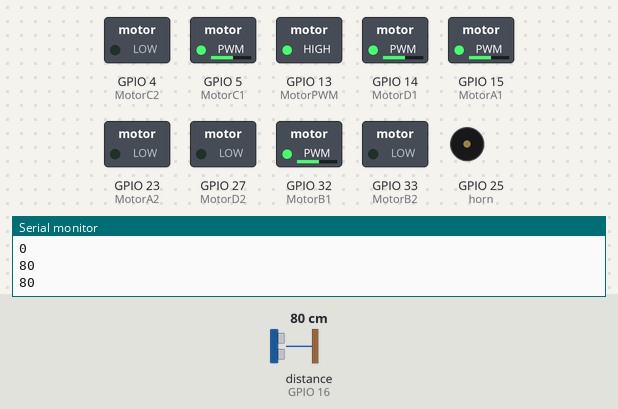
The sketch below on a simulated ESP32. Shown: switched loads named in the sketch (green lamp = pin HIGH), buzzer (waves = sounding), the last lines printed to the serial monitor. Wiring (inferred from the names in the program): ultrasonic range finder: trigger GPIO 17; echo GPIO 16. Dashed ring = blinking. The inputs (shaded band) are chosen by the test bench; at power-on: distance to the obstacle (sensor on GPIO 16) 80 cm. The echo pulse lasts 58.3 µs per cm; pins used as bus, display or sensor lines are not drawn.

Above: at 2.7 s.
2.8 s: distance to the obstacle (sensor on GPIO 16) set to 9 cm
4.8 s: distance to the obstacle (sensor on GPIO 16) set to 6 cm
At 6.8 s:
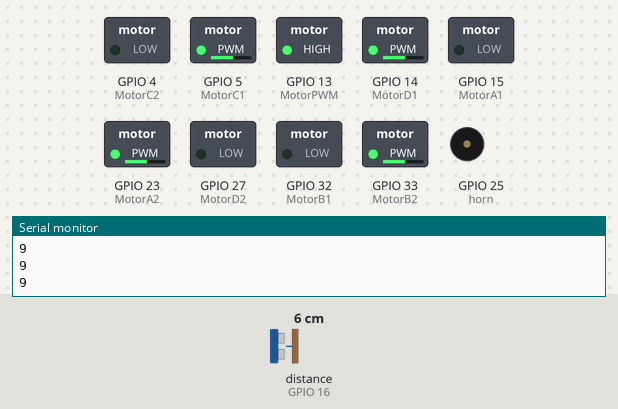
7.9 s: distance to the obstacle (sensor on GPIO 16) set to 18 cm
At 9.9 s:
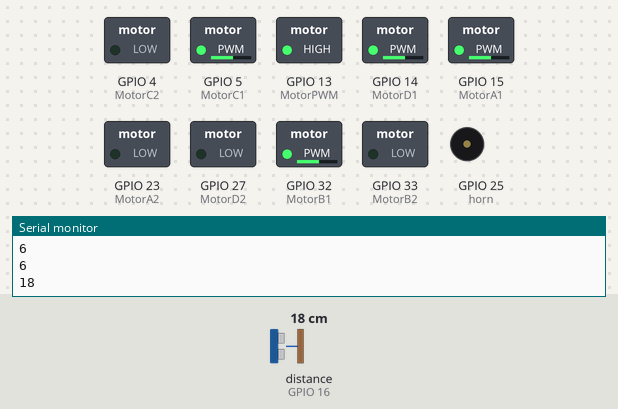
10.9 s: distance to the obstacle (sensor on GPIO 16) set to 2 cm
At 11.71 s:
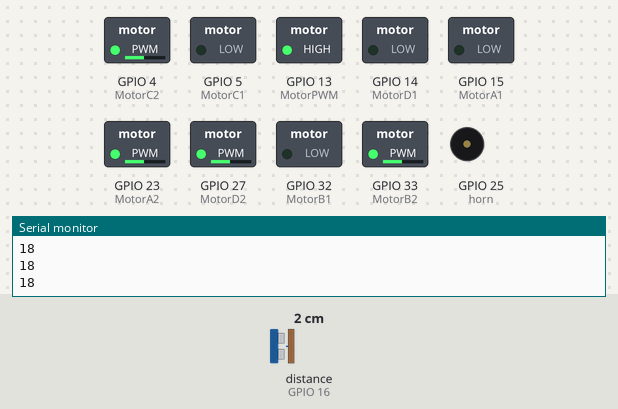
14.0 s: distance to the obstacle (sensor on GPIO 16) set to 35 cm
At 15.3 s:
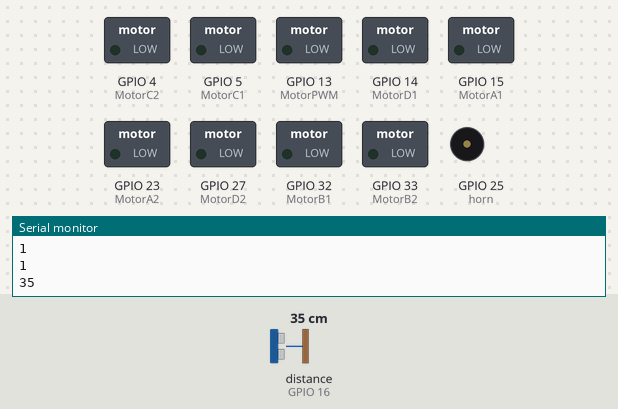
16.0 s: distance to the obstacle (sensor on GPIO 16) set to 4 cm
At 17.7 s:
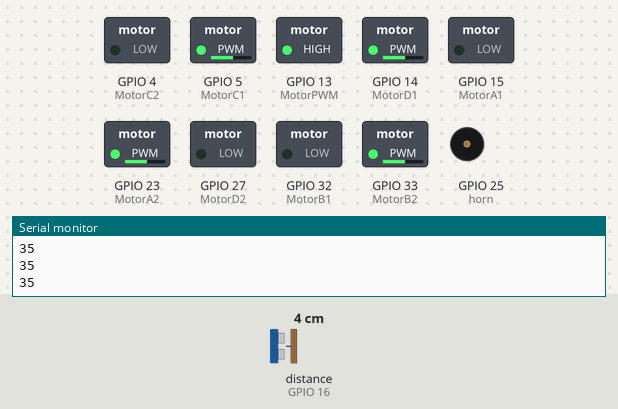
Timing chart, 0 to 20.1 s (numbered marks = the images above; inputs shaded):
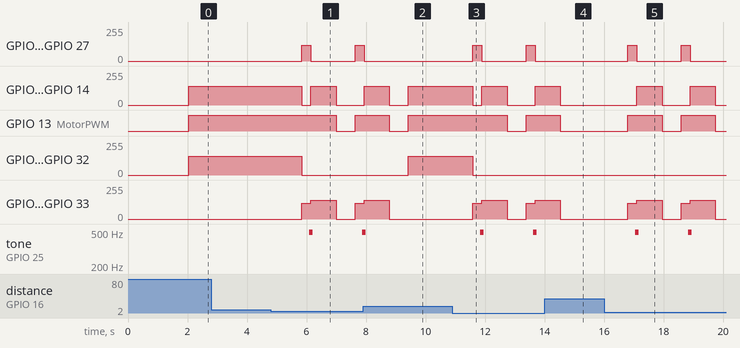

The sketch:

SonicBot.ino
```cpp
//"""REX 8in1 Sonic Bot"""
// ESP32 Board Version Must Be 2.0.11

int trigPin = 17;    // Trigger
int echoPin = 16;    // Echo
long duration, cm;

//define speed of motors
#define SLOW 120
#define MID 140
#define FAST 110

//define pins of motors
#define MotorPWM 13	//Pwm

#define MotorA1 15
#define MotorA2 23

#define MotorB1 32
#define MotorB2 33

#define MotorC1 5
#define MotorC2 4

#define MotorD1 14
#define MotorD2 27

//define buzzer pin named "horn"
#define horn 25

//setting PWM properties
const int freq = 50;
const int PWMchannel_1 = 4;
const int PWMchannel_2 = 5;
const int PWMchannel_3 = 6;
const int PWMchannel_4 = 7;
const int PWMchannel_5 = 8;
const int PWMchannel_6 = 9;
const int PWMchannel_7 = 10;
const int PWMchannel_8 = 11;

const int resolution = 8;

int turns = 0 ;

void setup() {
  Serial.begin (115200);   //make sure your Serial Monitor is also set at this baud rate.

  pinMode(trigPin, OUTPUT);
  pinMode(echoPin, INPUT);

  pinMode(horn, OUTPUT);

  pinMode(MotorPWM, OUTPUT);

  pinMode(MotorA1, OUTPUT);
  pinMode(MotorA2, OUTPUT);

  pinMode(MotorB1, OUTPUT);
  pinMode(MotorB2, OUTPUT);

  pinMode(MotorC1, OUTPUT);
  pinMode(MotorC2, OUTPUT);

  pinMode(MotorD1, OUTPUT);
  pinMode(MotorD2, OUTPUT);

  ledcSetup(PWMchannel_1, freq, resolution);
  ledcAttachPin(MotorA1, PWMchannel_1);

  ledcSetup(PWMchannel_2, freq, resolution);
  ledcAttachPin(MotorA2, PWMchannel_2);

  ledcSetup(PWMchannel_3, freq, resolution);
  ledcAttachPin(MotorB1, PWMchannel_3);

  ledcSetup(PWMchannel_4, freq, resolution);
  ledcAttachPin(MotorB2, PWMchannel_4);

  ledcSetup(PWMchannel_5, freq, resolution);
  ledcAttachPin(MotorC1, PWMchannel_5);

  ledcSetup(PWMchannel_6, freq, resolution);
  ledcAttachPin(MotorC2, PWMchannel_6);

  ledcSetup(PWMchannel_7, freq, resolution);
  ledcAttachPin(MotorD1, PWMchannel_7);

  ledcSetup(PWMchannel_8, freq, resolution);
  ledcAttachPin(MotorD2, PWMchannel_8);
  delay(1500);
}


void loop() {
  Serial.println(cm);
  distance();
  delay(500);

  if (cm < 8) {
    backward();
    rex_horn();
    left();
    stop();
    delay(100);
    turns++ ;
  }
  else
  {
    forward();
  }

  if (turns > 2)
  {
    stop();
  }
}

void forward() {
  digitalWrite(MotorPWM, HIGH);

  ledcWrite(PWMchannel_1, MID); //MotorA1
  ledcWrite(PWMchannel_2, LOW); //MotorA2

  ledcWrite(PWMchannel_3, MID); //MotorB1
  ledcWrite(PWMchannel_4, LOW); //MotorB2

  ledcWrite(PWMchannel_5, MID); //MotorC1
  ledcWrite(PWMchannel_6, LOW); //MotorC2

  ledcWrite(PWMchannel_7, MID); //MotorD1
  ledcWrite(PWMchannel_8, LOW); //MotorD2
}

void right() {
  digitalWrite(MotorPWM, HIGH);

  ledcWrite(PWMchannel_1, LOW); //MotorA1
  ledcWrite(PWMchannel_2, FAST); //MotorA2

  ledcWrite(PWMchannel_3, FAST); //MotorB1
  ledcWrite(PWMchannel_4, LOW); //MotorB2

  ledcWrite(PWMchannel_5, LOW); //MotorC1
  ledcWrite(PWMchannel_6, FAST); //MotorC2

  ledcWrite(PWMchannel_7, LOW); //MotorD1
  ledcWrite(PWMchannel_8, FAST); //MotorD2
  delay(1000);
}

void left() {
  digitalWrite(MotorPWM, HIGH);

  ledcWrite(PWMchannel_1, LOW); //MotorA1
  ledcWrite(PWMchannel_2, MID); //MotorA2

  ledcWrite(PWMchannel_3, LOW); //MotorB1
  ledcWrite(PWMchannel_4, MID); //MotorB2

  ledcWrite(PWMchannel_5, MID); //MotorC1
  ledcWrite(PWMchannel_6, LOW); //MotorC2

  ledcWrite(PWMchannel_7, MID); //MotorD1
  ledcWrite(PWMchannel_8, LOW); //MotorD2
  delay(850);
}

void stop() {
  digitalWrite(MotorPWM, LOW);

  ledcWrite(PWMchannel_1, LOW); //MotorA1
  ledcWrite(PWMchannel_2, LOW); //MotorA2

  ledcWrite(PWMchannel_3, LOW); //MotorB1
  ledcWrite(PWMchannel_4, LOW); //MotorB2

  ledcWrite(PWMchannel_5, LOW); //MotorC1
  ledcWrite(PWMchannel_6, LOW); //MotorC2

  ledcWrite(PWMchannel_7, LOW); //MotorD1
  ledcWrite(PWMchannel_8, LOW); //MotorD2
}

void backward() {
  digitalWrite(MotorPWM, HIGH);

  ledcWrite(PWMchannel_1, LOW); //MotorA1
  ledcWrite(PWMchannel_2, SLOW); //MotorA2

  ledcWrite(PWMchannel_3, LOW); //MotorB1
  ledcWrite(PWMchannel_4, SLOW); //MotorB2

  ledcWrite(PWMchannel_5, LOW); //MotorC1
  ledcWrite(PWMchannel_6, SLOW); //MotorC2

  ledcWrite(PWMchannel_7, LOW); //MotorD1
  ledcWrite(PWMchannel_8, SLOW); //MotorD2
  delay(200);
}

void distance() {
  delay(40);
  digitalWrite(trigPin, LOW);
  delayMicroseconds(5);

  digitalWrite(trigPin, HIGH);
  delayMicroseconds(10);

  digitalWrite(trigPin, LOW);

  duration = pulseIn(echoPin, HIGH);
  cm = (duration / 2) / 29.1;
  /*
  Serial.print(cm);
  Serial.print("cm");
  Serial.println();
  */
}

void rex_horn() {
  for(int i=0; i<50; i++){
    digitalWrite(horn, HIGH);
    delay(1);
    digitalWrite(horn, LOW);
    delay(1);
  }
}
```

Measured:
- the behaviour switches between 8 and 7 cm on distance to the obstacle (sensor on GPIO 16) (found by bisection; images 0 and 1)
- after the input at 4.8 s, GPIO 4 (MotorC2): 0/255 → 120/255 after 1.0 s, → 0/255 0.30 s later, → 120/255 1.5 s later; GPIO 5 (MotorC1): 139/255 → 0/255 after 1.0 s, → 139/255 0.30 s later, → 0/255 0.85 s later
- after the input at 7.9 s, GPIO 4 (MotorC2), GPIO 27 (MotorD2): goes on until 7.9 s, then stays 0/255; GPIO 15 (MotorA1), GPIO 32 (MotorB1): 0/255 → 139/255 after 1.5 s; GPIO 23 (MotorA2), GPIO 33 (MotorB2): goes on until 8.8 s, then stays 0/255; tone on GPIO 25 (horn): goes on until 8.0 s, then stays silent
- after the input at 10.9 s, GPIO 4 (MotorC2): alternates 120/255 for 0.30 s and 0/255 for 1.5 s, starting after 0.69 s; GPIO 5 (MotorC1): 139/255 → 0/255 after 0.69 s, → 139/255 0.30 s later, → 0/255 0.85 s later, → 139/255 0.94 s later
- after the input at 14.0 s, GPIO 4 (MotorC2): stays 0/255 (without the input it goes to 120/255 after 1.2 s); GPIO 5 (MotorC1): goes on until 14.5 s, then stays 0/255
- after the input at 16.0 s, GPIO 4 (MotorC2): alternates 120/255 for 0.30 s and 0/255 for 1.5 s, starting after 0.80 s; GPIO 5 (MotorC1): alternates 139/255 for 0.85 s and 0/255 for 0.94 s, starting after 1.1 s
